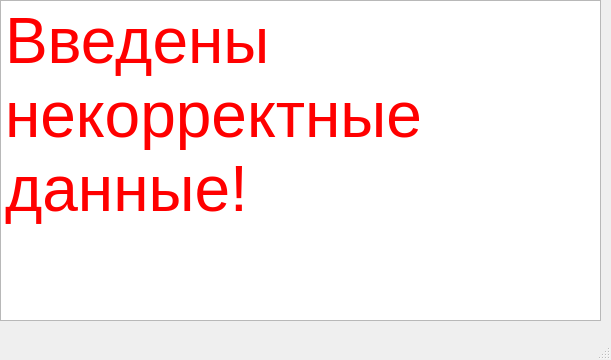
<?xml version="1.0" encoding="UTF-8"?>
<ui version="4.0">
 <class>MainWindow</class>
 <widget class="QMainWindow" name="MainWindow">
  <property name="geometry">
   <rect>
    <x>0</x>
    <y>0</y>
    <width>611</width>
    <height>360</height>
   </rect>
  </property>
  <property name="windowTitle">
   <string>MainWindow</string>
  </property>
  <widget class="QWidget" name="centralwidget">
   <widget class="QTextBrowser" name="textBrowser">
    <property name="geometry">
     <rect>
      <x>0</x>
      <y>0</y>
      <width>601</width>
      <height>321</height>
     </rect>
    </property>
    <property name="html">
     <string>&lt;!DOCTYPE HTML PUBLIC &quot;-//W3C//DTD HTML 4.0//EN&quot; &quot;http://www.w3.org/TR/REC-html40/strict.dtd&quot;&gt;
&lt;html&gt;&lt;head&gt;&lt;meta name=&quot;qrichtext&quot; content=&quot;1&quot; /&gt;&lt;style type=&quot;text/css&quot;&gt;
p, li { white-space: pre-wrap; }
&lt;/style&gt;&lt;/head&gt;&lt;body style=&quot; font-family:'MS Shell Dlg 2'; font-size:7.8pt; font-weight:400; font-style:normal;&quot;&gt;
&lt;p style=&quot; margin-top:0px; margin-bottom:0px; margin-left:0px; margin-right:0px; -qt-block-indent:0; text-indent:0px;&quot;&gt;&lt;span style=&quot; font-family:'.AppleSystemUIFont'; font-size:48pt; color:#ff0000;&quot;&gt;Введены &lt;/span&gt;&lt;/p&gt;
&lt;p style=&quot; margin-top:0px; margin-bottom:0px; margin-left:0px; margin-right:0px; -qt-block-indent:0; text-indent:0px;&quot;&gt;&lt;span style=&quot; font-family:'.AppleSystemUIFont'; font-size:48pt; color:#ff0000;&quot;&gt;некорректные &lt;/span&gt;&lt;/p&gt;
&lt;p style=&quot; margin-top:0px; margin-bottom:0px; margin-left:0px; margin-right:0px; -qt-block-indent:0; text-indent:0px;&quot;&gt;&lt;span style=&quot; font-family:'.AppleSystemUIFont'; font-size:48pt; color:#ff0000;&quot;&gt;данные!&lt;/span&gt;&lt;/p&gt;&lt;/body&gt;&lt;/html&gt;</string>
    </property>
   </widget>
  </widget>
  <widget class="QMenuBar" name="menubar">
   <property name="geometry">
    <rect>
     <x>0</x>
     <y>0</y>
     <width>611</width>
     <height>26</height>
    </rect>
   </property>
  </widget>
  <widget class="QStatusBar" name="statusbar"/>
 </widget>
 <resources/>
 <connections/>
</ui>
